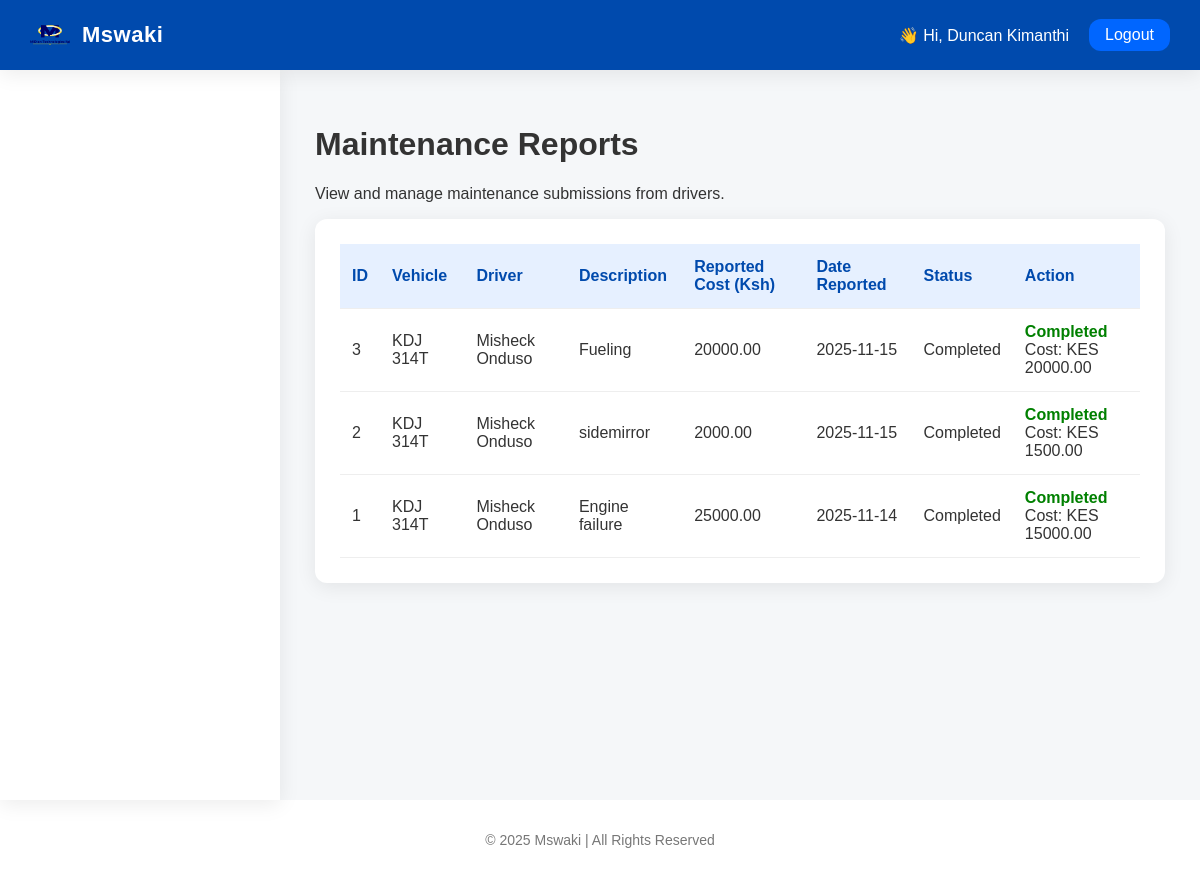
The page /admin/maintenance (signed in) on the database its author committed.
### mswaki/models.py (models this page shows, shortened)
class User(db.Model, UserMixin):
    id = db.Column(db.Integer, primary_key=True)
    name = db.Column(db.String(100), nullable=False)
    email = db.Column(db.String(120), unique=True, nullable=False)
    password = db.Column(db.String(200), nullable=False)
    role = db.Column(db.String(20), nullable=False)
    rating = db.Column(db.Float, default=0.0)
    status = db.Column(db.String(10), default='active')

class Maintenance(db.Model):
    __tablename__ = "maintenance"
    id = db.Column(db.Integer, primary_key=True)
    vehicle_id = db.Column(db.Integer, db.ForeignKey("vehicle.id"), nullable=False)
    vehicle = db.relationship("Vehicle", backref="maintenance_records", lazy=True)
    driver_id = db.Column(db.Integer, db.ForeignKey("user.id"), nullable=True)
    driver = db.relationship("User", backref="maintenance_reports", lazy=True)
    description = db.Column(db.String(255), nullable=False)
    reported_cost = db.Column(db.Float, default=0.0)  # cost provided by driver
    actual_cost   = db.Column(db.Float, default=0.0)  # cost admin enters after completion
    date_reported = db.Column(db.DateTime, default=datetime.utcnow)
    date_completed = db.Column(db.DateTime, nullable=True)
    status = db.Column(db.String(50), default="Pending")

class Vehicle(db.Model):
    id = db.Column(db.Integer, primary_key=True)
    plate_number = db.Column(db.String(50), unique=True, nullable=False)
    status = db.Column(db.String(20), default="available")
    driver_id = db.Column(db.Integer, db.ForeignKey("user.id"), nullable=True)
    driver = db.relationship("User", backref="vehicles", lazy=True)
    last_maintenance = db.Column(db.DateTime, nullable=True)

### mswaki/routes.py (the view)
@routes.route("/admin/maintenance")
@login_required
@role_required("admin")
def admin_maintenance():
    maintenance = Maintenance.query.order_by(Maintenance.date_reported.desc()).all()
    for item in maintenance:
        if item.vehicle and item.vehicle.driver:
            item.driver_name = item.vehicle.driver.name
            item.plate_number = item.vehicle.plate_number
        else:
            item.driver_name = "Unassigned"
            item.plate_number = "N/A"
    return render_template("admin_maintenance.html", maintenance=maintenance)

### mswaki/__init__.py (called while the page is built)
def create_app():
    app = Flask(__name__)
    app.config['SECRET_KEY'] = 'your-secret-key'
    base_dir = os.path.abspath(os.path.dirname(__file__))
    db_path = os.path.join(base_dir, '..', 'instance', 'mswaki.db')
    app.config["SQLALCHEMY_DATABASE_URI"] = f"sqlite:///{db_path}"
    app.config["SQLALCHEMY_TRACK_MODIFICATIONS"] = False
    db.init_app(app)
    migrate.init_app(app, db)   # <-- FIXED!
    login_manager.init_app(app)
    login_manager.login_view = 'routes.login'
    from mswaki.models import User
    @login_manager.user_loader
    def load_user(user_id):
        return User.query.get(int(user_id))
    from mswaki.routes import routes
    app.register_blueprint(routes)
    with app.app_context():
        db.create_all()
    return app

### mswaki/routes.py (called while the page is built, shortened)
def role_required(role):
    def decorator(f):
        @wraps(f)
        def decorated_function(*args, **kwargs):
            if not current_user.is_authenticated:
                flash("Please log in first.", "warning")
                return redirect(url_for("routes.login"))
            return f(*args, **kwargs)
        return decorated_function
    return decorator

### mswaki/templates/admin_maintenance.html (shortened to what this page needs)
{% extends "base.html" %}
{% block body_role %}admin{% endblock %}
{% block content %}
<h1>Maintenance Reports</h1>
<p>View and manage maintenance submissions from drivers.</p>
<div class="card">
  <table class="table">
    <thead>
      <tr>
        <th>ID</th>
        <th>Vehicle</th>
        <th>Driver</th>
        <th>Description</th>
        <th>Reported Cost (Ksh)</th>
        <th>Date Reported</th>
        <th>Status</th>
        <th>Action</th>
      </tr>
    </thead>
    <tbody>
      {% for item in maintenance %}
      <tr>
        <td>{{ item.id }}</td>
        <td>{{ item.vehicle.plate_number if item.vehicle else 'N/A' }}</td>
        <td>{{ item.driver.name if item.driver else 'N/A' }}</td>
        <td>{{ item.description }}</td>
        <td>{{ "%.2f"|format(item.reported_cost or 0) }}</td>
        <td>{{ item.date_reported.strftime('%Y-%m-%d') }}</td>
        <td>{{ item.status }}</td>
        <td>
          {% if item.status != "Completed" %}
            <form method="POST" action="{{ url_for('routes.complete_maintenance', maintenance_id=item.id) }}">
                <input type="number" name="actual_cost" step="0.01" placeholder="Actual cost" required>
                <button class="btn primary" type="submit">Mark Complete</button>
            </form>
          {% else %}
            <strong style="color: green;">Completed</strong><br>
            Cost: KES {{ "%.2f"|format(item.actual_cost or 0) }}
          {% endif %}
        </td>
      </tr>
      {% endfor %}
    </tbody>
  </table>
</div>
{% endblock %}

### mswaki/templates/base.html (shortened to what this page needs)
<!DOCTYPE html>
<html lang="en">
<head>
  <link rel="stylesheet" href="{{ url_for('static', filename='css/style.css') }}">
</head>
<body class="dashboard-body" data-role="{% block body_role %}default{% endblock %}">
  <header class="topbar">
    <div class="brand">
      <img src="{{ url_for('static', filename='images/midian.png') }}" alt="Mswaki" class="brand-logo">
      <span class="brand-text">Mswaki</span>
    </div>
    <div class="user-info">
      {% if current_user %}
        <span class="username">👋 Hi, {{ current_user.name }}</span>
        <a href="{{ url_for('routes.logout') }}" class="logout-btn">Logout</a>
      {% else %}
        <a href="{{ url_for('routes.login') }}" class="login-btn">Login</a>
      {% endif %}
    </div>
  </header>
  <div class="layout">
    <aside class="sidebar">
    </aside>
    <main class="main-content">
      {% block content %}{% endblock %}
    </main>
  </div>
  <footer class="footer">
    <p>&copy; {{ current_year or 2025 }} Mswaki | All Rights Reserved</p>
  </footer>
</body>
</html>

### mswaki/static/css/style.css (style rules this page uses)
:root { --primary: #004aad; --primary-light: #0056d1; --accent: #0066ff; --bg: #f5f7f9; --white: #fff; --text: #333; --muted: #777; --radius: 12px; --shadow: 0 4px 20px rgba(0,0,0,0.08); --transition: 0.3s ease; --sidebar-width: 240px; }
body.dashboard-body { margin: 0; font-family: "Poppins", sans-serif; background: var(--bg); color: var(--text); }
.topbar { background: var(--primary); color: var(--white); display: flex; justify-content: space-between; align-items: center; padding: 15px 30px; box-shadow: var(--shadow); position: relative; z-index: 1000; }
.brand { display: flex; align-items: center; gap: 12px; }
.brand-logo { width: 40px; height: 40px; }
.brand-text { font-weight: 700; font-size: 22px; letter-spacing: 0.5px; }
.user-info { display: flex; align-items: center; gap: 20px; }
.username { font-weight: 500; }
.logout-btn, .login-btn { background: var(--accent); color: var(--white); padding: 7px 16px; border-radius: var(--radius); text-decoration: none; font-weight: 500; transition: var(--transition); }
.layout { display: flex; min-height: calc(100vh - 70px); transition: all var(--transition); }
.sidebar { width: var(--sidebar-width); background: var(--white); padding: 30px 20px; box-shadow: var(--shadow); transition: transform var(--transition); position: relative; z-index: 900; }
.main-content { flex: 1; padding: 35px; background: var(--bg); transition: padding var(--transition); }
.card { background: var(--white); border-radius: var(--radius); box-shadow: var(--shadow); padding: 25px; margin-bottom: 30px; transition: transform var(--transition), box-shadow var(--transition); }
.table { width: 100%; border-collapse: collapse; }
.table th, .table td { padding: 14px 12px; border-bottom: 1px solid #eee; text-align: left; }
.table th { background: #e6f0ff; color: var(--primary); font-weight: 600; }
.footer { text-align: center; padding: 18px; font-size: 14px; color: var(--muted); background: var(--white); box-shadow: var(--shadow); margin-top: auto; }

### rows shown on the page
User: name "Duncan Kimanthi"
Maintenance: id "3", vehicle "KDJ 314T", driver "Misheck Onduso", description "Fueling", reported_cost "20000.00", date_reported "2025-11-15", status "Completed", actual_cost "20000.00"
Maintenance: id "2", vehicle "KDJ 314T", driver "Misheck Onduso", description "sidemirror", reported_cost "2000.00", date_reported "2025-11-15", status "Completed", actual_cost "1500.00"
Maintenance: id "1", vehicle "KDJ 314T", driver "Misheck Onduso", description "Engine failure", reported_cost "25000.00", date_reported "2025-11-14", status "Completed", actual_cost "15000.00"

### other values the page prints
{{ current_year or 2025 }} "2025"
